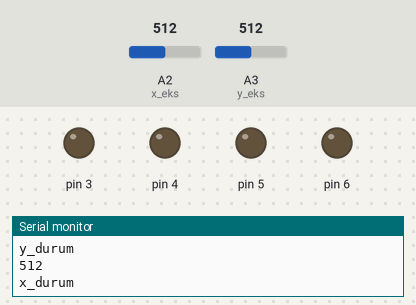
Simulated run of this sketch. Board: Arduino Uno, built with avr-gcc and run on an emulated ATmega328P. On the bench: output pins drawn as LEDs (lit = HIGH), the last lines printed to the serial monitor. The test bench sets the inputs (shaded band); at power-on: A2 (x_eks) = 512, A3 (y_eks) = 512.

Above: at 1.2 s.
1.3 s: A2 (x_eks) set to 1003
4.3 s: A2 (x_eks) set to 1021
At 5.5 s:
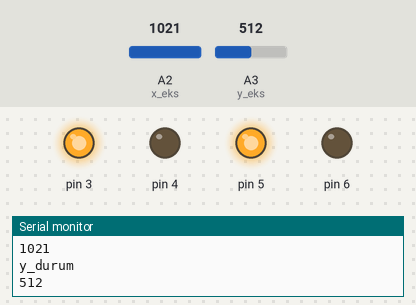
5.8 s: A2 (x_eks) set to 40
At 6.9 s:
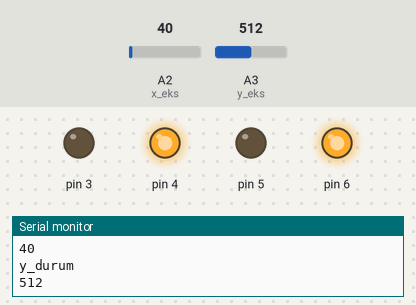
7.3 s: A2 (x_eks) set to 47
8.8 s: A2 (x_eks) set to 54
At 9.6 s:
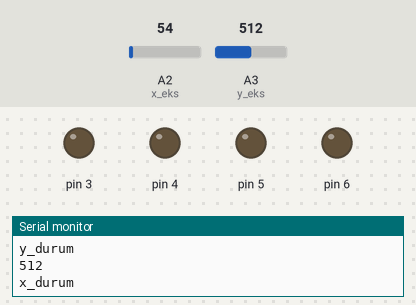
10.3 s: A3 (y_eks) set to 55
11.8 s: A3 (y_eks) set to 45
At 13.1 s:
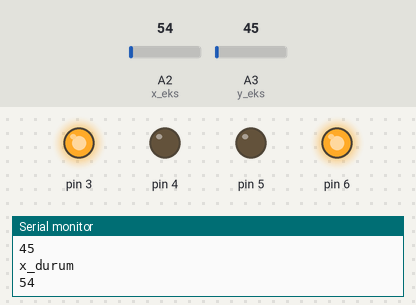
Timing chart, 0 to 14.3 s (numbered marks = the images above; inputs shaded):
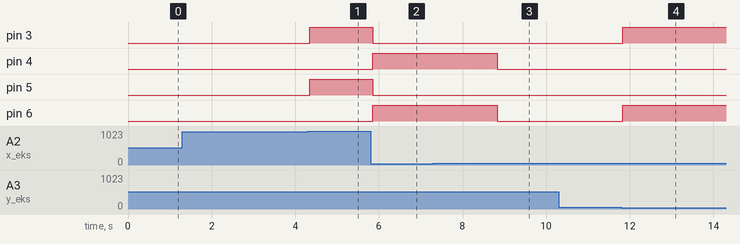

The sketch:

car_joystick.ino
```cpp
const int x_eks = A2;
const int y_eks = A3;

int x_durum;
int y_durum;

void setup() {
  pinMode(3,OUTPUT);
  pinMode(4,OUTPUT);
  pinMode(5,OUTPUT);
  pinMode(6,OUTPUT);

  Serial.begin(9600);
}

void loop() {
  x_durum = analogRead(x_eks);
  y_durum = analogRead(y_eks);
  Serial.println("x_durum");
  Serial.println(x_durum);
  Serial.println("y_durum");
  Serial.println(y_durum);

  if (x_durum > 1020){
    digitalWrite(3,HIGH);
    digitalWrite(4,LOW);
    digitalWrite(5,HIGH);
    digitalWrite(6,LOW);
  }

  else if(x_durum < 50){
    digitalWrite(3,LOW);
    digitalWrite(4,HIGH);
    digitalWrite(5,LOW);
    digitalWrite(6,HIGH);
  }

  else if(y_durum > 1020){
    digitalWrite(3,LOW);
    digitalWrite(4,HIGH);
    digitalWrite(5,HIGH);
    digitalWrite(6,LOW);
  }

  else if(y_durum < 50){
    digitalWrite(3,HIGH);
    digitalWrite(4,LOW);
    digitalWrite(5,LOW);
    digitalWrite(6,HIGH);
  }

  else{
    digitalWrite(3,LOW);
    digitalWrite(4,LOW);
    digitalWrite(5,LOW);
    digitalWrite(6,LOW);
    }
}
```

Measured:
- the behaviour switches between 1020 and 1021 on A2 (x_eks) (found by bisection; images 0 and 1)
- the behaviour switches between 49 and 50 on A2 (x_eks) (found by bisection; images 2 and 3)
- the behaviour switches between 50 and 49 on A3 (y_eks) (found by bisection; images 3 and 4)
- after the input at 4.3 s, pin 3, pin 5: LOW → HIGH after 0.05 s
- after the input at 5.8 s, pin 3, pin 5: HIGH → LOW after 0.05 s; pin 4, pin 6: LOW → HIGH after 0.05 s
- after the input at 8.8 s, pin 4, pin 6: HIGH → LOW at once
- after the input at 11.8 s, pin 3, pin 6: LOW → HIGH at once
